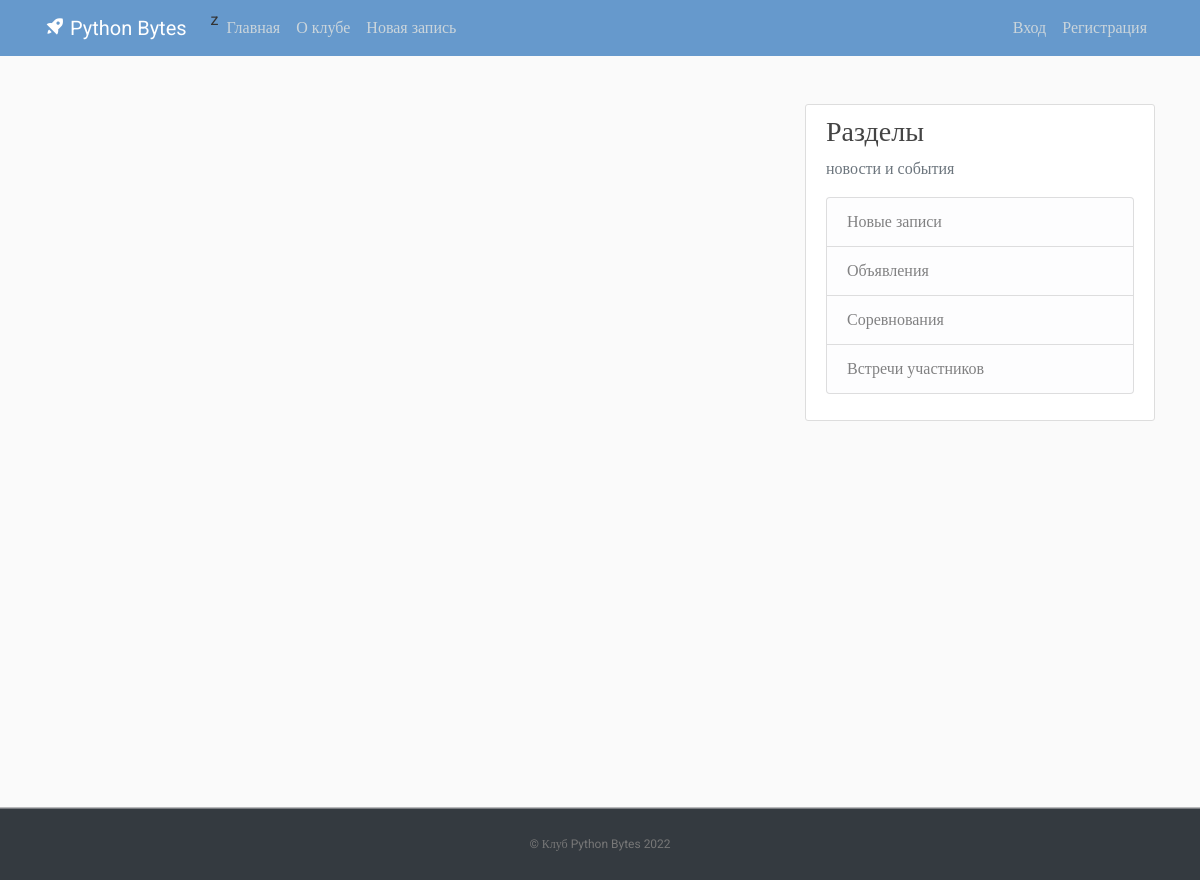
Before: / with the older database file.
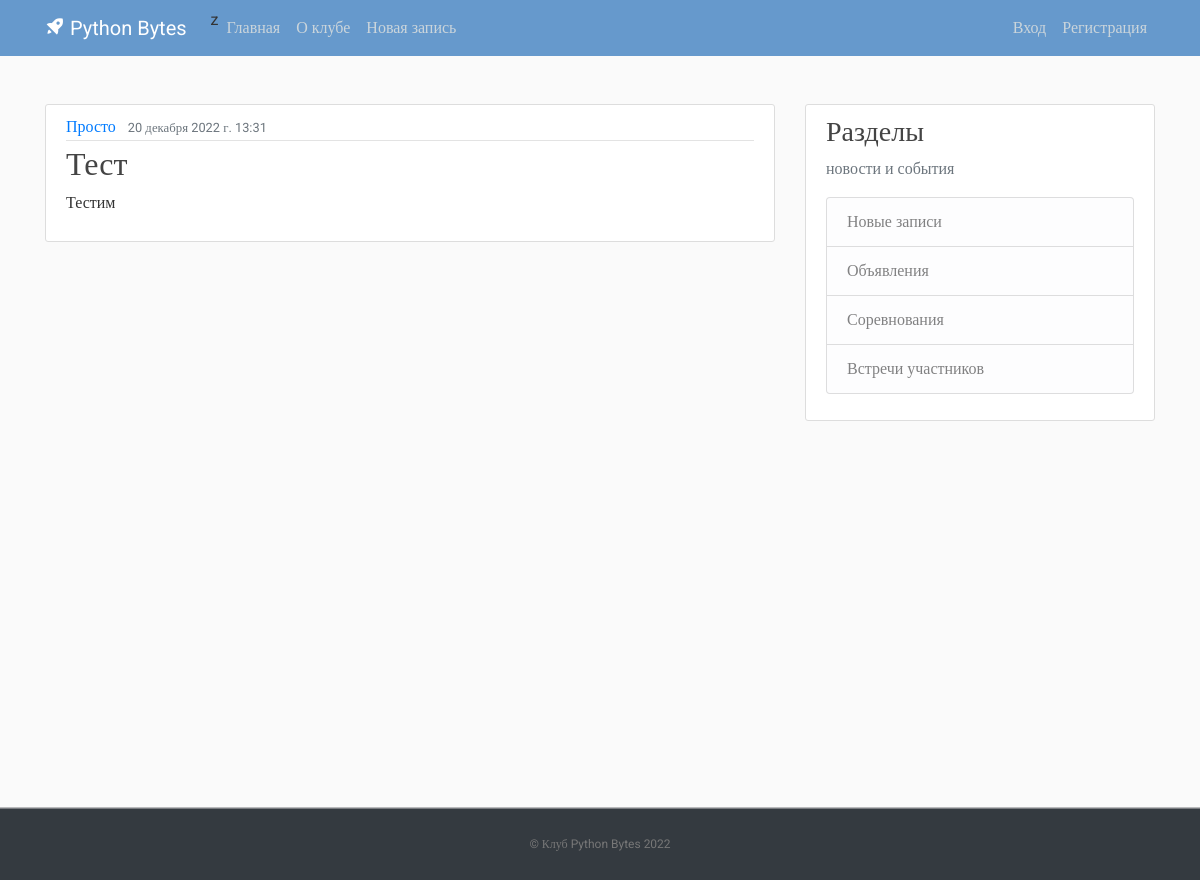
After: the same page with the newer database file.
### get_docs/models.py (models this page shows, shortened)
class Post(models.Model):
    title = models.CharField(max_length=100)
    content = models.TextField()
    date_posted = models.DateTimeField(default=timezone.now)
    author = models.ForeignKey(User, on_delete=models.CASCADE)

### get_docs/views.py (the view)
# urls.py: path('', PostListView.as_view(), name='blog-home'),
class PostListView(ListView):
    model = Post
    template_name = 'get_docs/home.html'
    context_object_name = 'posts'
    ordering = ['-date_posted']

### get_docs/templates/get_docs/home.html
﻿{% extends "get_docs/base.html" %}
{% block content %}
    {% for post in posts %}
        <article class="media content-section">
          <div class="media-body">
            <div class="article-metadata">
              <a class="mr-2" href="#">{{ post.author }}</a>
              <small class="text-muted">{{ post.date_posted }}</small>
            </div>
            <h2><a class="article-title" href="{% url 'post-detail' post.id %}">{{ post.title }}</a></h2>
            <p class="article-content">{{ post.content }}</p>
          </div>
        </article>
    {% endfor %}
{% endblock content %}

### get_docs/templates/get_docs/base.html (shortened to what this page needs)
{% load static %}
<!DOCTYPE html>
<html>
<head>
     <link rel="stylesheet" href="https://maxcdn.bootstrapcdn.com/bootstrap/4.0.0/css/bootstrap.min.css">
     <link rel="stylesheet" type="text/css" href="{% static 'get_docs/main.css' %}">
     <link href='https://unpkg.com/boxicons@2.1.2/css/boxicons.min.css' rel='stylesheet'>
</head>
<body>
    <header class="site-header">
      <nav class="navbar navbar-expand-md navbar-dark bg-blue fixed-top">
        <div class="container">
          <a class="navbar-brand mr-4" href="{% url 'blog-home' %}"><i class='bx bxs-rocket bx-tada-hover'></i> Python Bytes</a>
          <div class="collapse navbar-collapse" id="navbarToggle">
            <div class="navbar-nav mr-auto">
                z<a class="nav-item nav-link " href="{% url 'blog-home' %}">Главная</a>
                <a class="nav-item nav-link" href="{% url 'about-us' %}">О клубе</a>
                <a class="nav-item nav-link" href="{% url 'post-create' %}">Новая запись</a>
            </div>
            <div class="navbar-nav">
                {% if user.is_authenticated %}
                    <a class="nav-item nav-link" href="{% url 'profile' %}">Профиль</a>
                    <a class="nav-item nav-link" href="{% url 'logout' %}">Выход</a>
                {% else %}
                    <a class="nav-item nav-link" href="{% url 'login' %}">Вход</a>
                    <a class="nav-item nav-link" href="{% url 'register' %}">Регистрация</a>
          	{% endif %}
            </div>
          </div>
        </div>
      </nav>
    </header>
    <main role="main" class="container">
      <div class="row">
        <div class="col-md-8">
          {% block content %}{% endblock %}
        </div>
        <div class="col-md-4">
          <div class="content-section">
            <h3>Разделы</h3>
            <p class='text-muted'>новости и события
              <ul class="list-group">
                <li class="list-group-item list-group-item-light">Новые записи</li>
                <li class="list-group-item list-group-item-light">Объявления</li>
                <li class="list-group-item list-group-item-light">Соревнования</li>
                <li class="list-group-item list-group-item-light">Встречи участников</li>
              </ul>
            </p>
          </div>
        </div>
      </div>
    </main>
    <footer class="text-center bg-dark">
      <p><a href="{% url 'blog-home' %}">© Клуб Python Bytes 2022</a></p>
    </footer>
</body>
</html>

### get_docs/static/get_docs/main.css (style rules this page uses)
﻿body, html { width:100%; height:100% }
body { margin:0; padding:0; background: #fafafa; color: #333333; margin-top: 5rem; font-family:Roboto; }
h1, h2, h3, h4, h5, h6 { color: #444444; }
ul { margin: 0; }
.bg-blue { background-color: #6699cc; }
.site-header .navbar-nav .nav-link { color: #cbd5db; }
.content-section { background: #ffffff; padding: 10px 20px; border: 1px solid #dddddd; border-radius: 3px; margin-bottom: 20px; }
.article-title { color: #444444; }
.article-content { white-space: pre-line; }
.article-metadata { padding-bottom: 1px; margin-bottom: 4px; border-bottom: 1px solid #e3e3e3 }
footer { position: sticky!important; top: 100%; padding-top:25px; padding-bottom:25px; border-top:1px solid #ddd; }
footer p { margin:2px; text-align:center; padding:0 40px; color:#fff; font-size:12px; }
footer a { color:#777 }

Changed rows visible on the page:
added Post: author "Просто", date_posted "20 декабря 2022 г. 13:31", title "Тест", content "Тестим"
